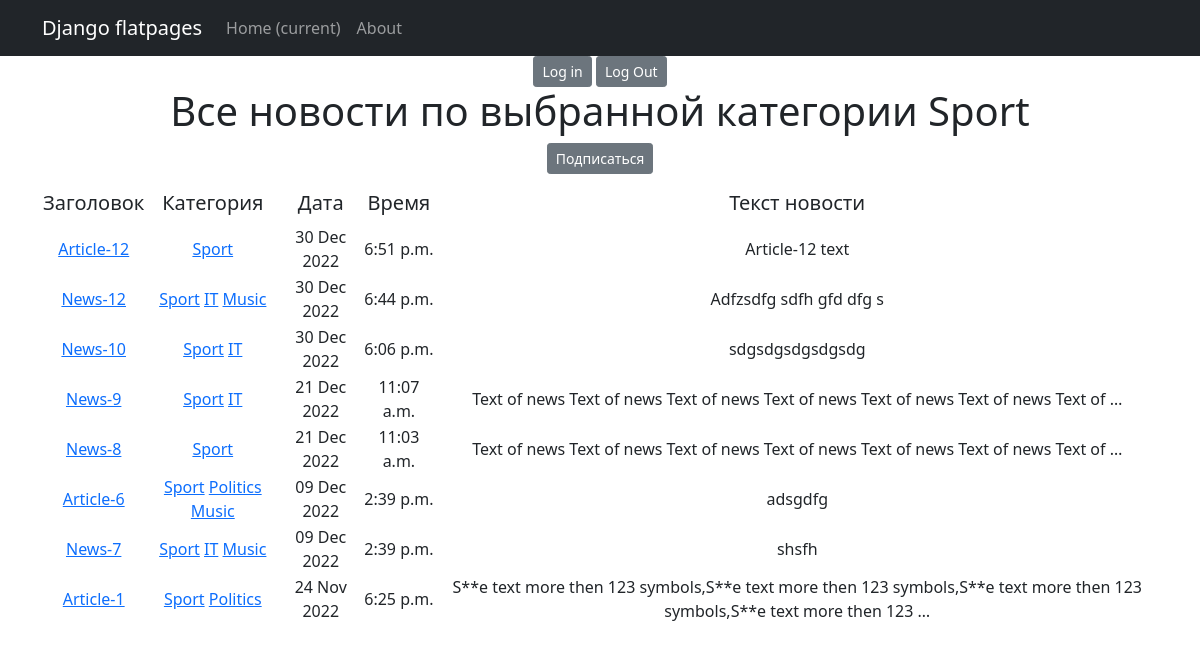
Screenshot of /news/categories/1 with the database file from the repository.
### news/models.py (models this page shows, shortened)
class Category(models.Model):
    name = models.CharField(max_length=127, unique=True)
    subscribers = models.ManyToManyField(User, through='SubscribeCategory')
    def __str__(self):
        return f'{self.name}'

class Post(models.Model):
    authorP = models.ForeignKey(Author, on_delete=models.CASCADE)
    articles = "AR"
    news = "NW"
    CATEGORY_TYPES = [
        (articles, 'Статья'),
        (news, 'Новость')
    ]
    category_type = models.CharField(max_length=2, choices=CATEGORY_TYPES, default=news)
    time_add = models.DateTimeField(auto_now_add=True)
    post_category = models.ManyToManyField(Category, through='PostCategory')
    title = models.CharField(max_length=255)
    text = models.TextField()
    rating = models.IntegerField(default=0)
    def get_absolute_url(self):
        return reverse('news_detail', args=[str(self.id)])

### news/views.py (the view)
# urls.py: path('categories/<int:pk>', CategoryListView.as_view(), name='category_list'),
class CategoryListView(ListView):
    model = Post
    template_name = 'category_list.html'
    context_object_name = 'category_list'
    def get_queryset(self):
        self.category = get_object_or_404(Category, id=self.kwargs['pk'])
        queryset = Post.objects.filter(post_category=self.category).order_by('-time_add')
        return queryset
    def get_context_data(self, **kwargs):
        context = super().get_context_data(**kwargs)
        context['is_not_subscriber'] = self.request.user not in self.category.subscribers.all()
        context['category'] = self.category
        return context

### news/templatetags/d36_filters.py (called while the page is built)
@register.filter()
def censor(txt):
    replace_list = ['some', 'news-1']
    if not isinstance(txt, str):
        raise TypeError(f'invalid object type for censorship')
    else:
        for word in txt.split(" "):
            if word.lower() in replace_list:
                txt = txt.replace(word, f'{word[0]}{"*"*(len(word)-2)}{word[-1]}')
    return txt

### templates/category_list.html (shortened to what this page needs)
{% extends 'flatpages/default.html' %}
{% load d36_filters %}
{% load custom_tags %}
{% block content %}
<a href="/accounts/login" class="btn btn-secondary btn-sm">Log in</a>
<a href="/accounts/logout" class="btn btn-secondary btn-sm">Log Out</a>
<h1>Все новости по выбранной категории
    {{ category }}
</h1>
  {% if is_not_subscriber %}
  <p class="text-center"><a href="{% url 'subscribe' category.id %}" class="btn btn-secondary btn-sm">Подписаться</a></p>
  {% endif %}
   {% if category_list %}
       <table>
           <tr>
               <td><h5>Заголовок</h5></td>
               <td><h5>Категория</h5></td>
               <td><h5>Дата</h5></td>
               <td><h5>Время</h5></td>
               <td><h5>Текст новости</h5></td>
           </tr>
           {% for n in category_list %}
           <tr>
               <td><a href="{{n.get_absolute_url}}">{{ n.title|censor }}</a></td>
               <td>{% for cat in n.post_category.all %}
                    <a href="{% url 'category_list' cat.id %}">{{ cat.name }}</a>
                    {% endfor %}
               </td>
               <td>{{ n.time_add|date:'d M Y' }}</td>
               <td>{{ n.time_add|time }}</td>
               <td>{{ n.text|truncatewords:20|censor }}</td>
           </tr>
           {% endfor %}
       </table>
   {% else %}
       <h2>Новостей нет!</h2>
   {% endif %}
{% endblock content %}

### rows the page displays
Category: name "Sport"
Post: title|censor "Article-12", time_add "30 Dec 2022", time_add "6:51 p.m.", text|censor "Article-12 text"
Post: title|censor "News-12", time_add "30 Dec 2022", time_add "6:44 p.m.", text|censor "Adfzsdfg sdfh gfd dfg s"
Category: name "IT"
Category: name "Music"
Post: title|censor "News-10", time_add "30 Dec 2022", time_add "6:06 p.m.", text|censor "sdgsdgsdgsdgsdg"
Post: title|censor "News-9", time_add "21 Dec 2022", time_add "11:07 a.m.", text|censor "Text of news Text of news Text of news Text of news Text of news Text of news Text of …"
Post: title|censor "News-8", time_add "21 Dec 2022", time_add "11:03 a.m.", text|censor "Text of news Text of news Text of news Text of news Text of news Text of news Text of …"
Post: title|censor "Article-6", time_add "09 Dec 2022", time_add "2:39 p.m.", text|censor "adsgdfg"
Category: name "Politics"
Post: title|censor "News-7", time_add "09 Dec 2022", time_add "2:39 p.m.", text|censor "shsfh"
Post: title|censor "Article-1", time_add "24 Nov 2022", time_add "6:25 p.m.", text|censor "S**e text more then 123 symbols,S**e text more then 123 symbols,S**e text more then 123 symbols,S**e text more then 123 …"
